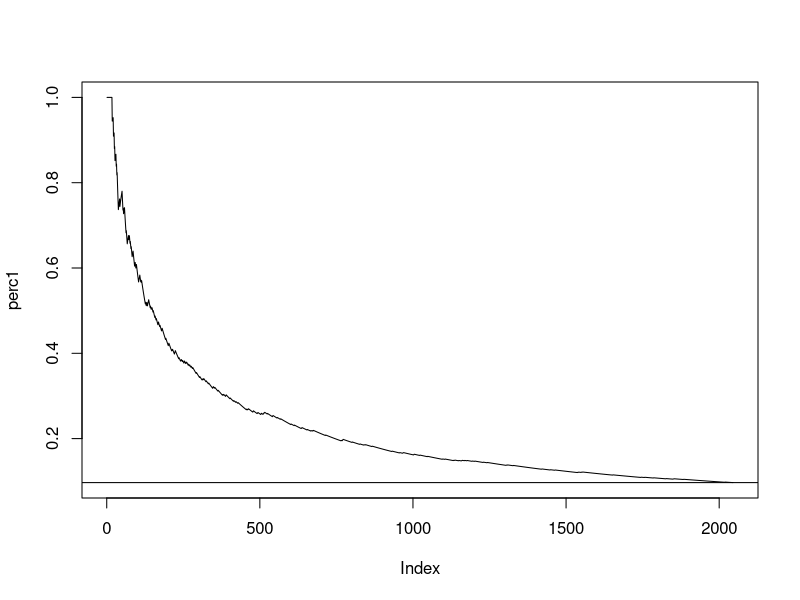
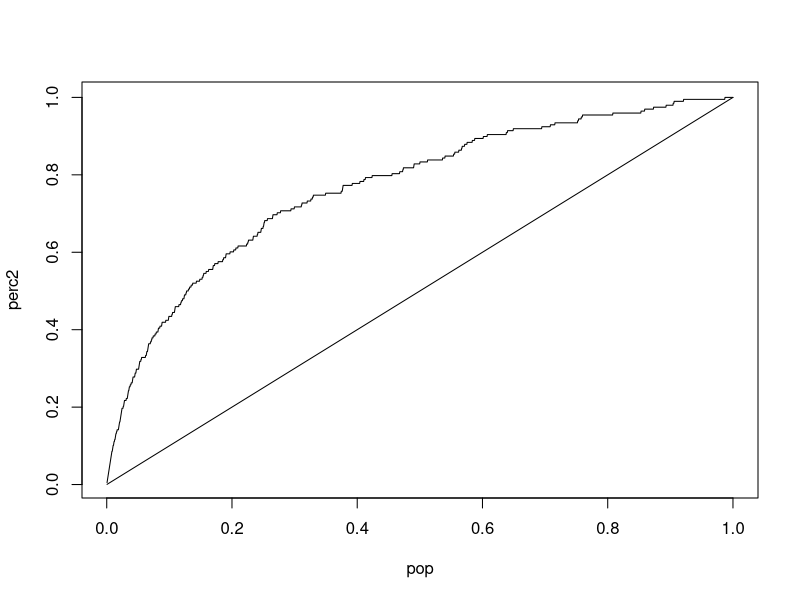

R code for these plots, in order:
# ch4

d<-read.csv("hmeq1.csv")		# read in dataset
(n<-nrow(d))				# get and display sample size
names(d)				# display names of d

set.seed(123)				# set random seed
r<-2/3
id<-sample(1:n,size=round(r*n),replace=F)
d1<-d[id,]				# training dataset
d2<-d[-id,]				# testing dataset

summary(glm(BAD~LOAN+MORTDUE+VALUE+YOJ+DEROG+DELINQ+CLAGE+NINQ+CLNO
	+DEBTINC,data=d1,binomial))	# apply glm, last option binomial means logistic reg.
readline("Hit <Return> to continue:")

summary(glm(BAD~LOAN+MORTDUE+YOJ+DEROG+DELINQ+CLAGE+NINQ+CLNO+DEBTINC,
	data=d1,binomial))		# fit the logistic reg. model without VALUE
readline("Hit <Return> to continue:")

summary(glm(BAD~YOJ+DEROG+DELINQ+CLAGE+NINQ+DEBTINC,data=d1,binomial))
lreg<-glm(BAD~YOJ+DEROG+DELINQ+CLAGE+NINQ+DEBTINC,data=d1,binomial)

pr<-lreg$fit>0.5			# pr=T if prob>0.5
table(pr,d1$BAD)			# classification table

(b<-lreg$coef)				# save and display the coefficient
names(d2)				# display names in d2

x<-cbind(1,d2[,c(7,8,9,10,11,13)])	# select the suitable columns from d2
b<-as.matrix(b)				# convert b into matrix
x<-as.matrix(x)				# convert x into matrix
prob<-exp(x%*%b)/(1+exp(x%*%b))		# compute pr using (4.3)
pr<-prob>0.5				# create label for prediction
table(pr,d2$BAD)
readline("Hit <Return> to continue:")

# using predict() function
pr<-predict(lreg,d2)			# use predict() on the testind data d2
prob<-exp(pr)/(1+exp(pr))		# compute pr using (4.3)
cl<-prob>0.5				# create label for prediction
table(cl,d2$BAD)
readline("Hit <Return> to continue:")

# Dummy variable in logistic regression

table(d1$DEROG)				# dist. of DEROG
table(d1$DELINQ)			# dist. of DELINQ
g1<-as.numeric(d1$DEROG>0)		# convert DEROG to binary var. g1
h1<-as.numeric(d1$DELINQ>0)		# convert DELINQ to binary var. h1

table(g1)				# dist. of g1
table(h1)				# dist. of h1

lreg<-glm(BAD~YOJ+CLAGE+NINQ+DEBTINC+g1+h1+g1*YOJ+g1*CLAGE+g1*NINQ+g1*DEBTINC
	+h1*YOJ+h1*CLAGE+h1*NINQ+h1*DEBTINC,data=d1,binomial)
summary(lreg)
readline("Hit <Return> to continue:")

lreg<-glm(BAD~CLAGE+NINQ+DEBTINC+g1+h1+h1*CLAGE+h1*DEBTINC,data=d1,binomial)
summary(lreg)

pr<-lreg$fit>0.5
table(pr,d1$BAD)
readline("Hit <Return> to continue:")

# lift chart

ysort<-d1$BAD[order(lreg$fit,decreasing=T)]	# sort y according to lreg$fit
n<-length(ysort)				# get length of ysort
perc1<-cumsum(ysort)/1:n			# compute cumulative percentage
plot(perc1,type="l")				# plot perc with line type
abline(h=sum(d1$BAD)/n)				# add the baseline
readline("Hit <Return> to continue:")


perc2<-cumsum(ysort)/sum(ysort)			# cum perc of success 
pop<-(1:n)/n					# x-coordinate
plot(pop,perc2,type="l")			# plot
lines(pop,pop)					# add the reference line
readline("Hit <Return> to continue:")


# stepwise
lreg<-glm(BAD~LOAN+MORTDUE+VALUE+YOJ+DEROG+DELINQ+CLAGE+NINQ+CLNO+DEBTINC,data=d1,binomial)
step(lreg)					# perform stepwise selection


# multinomial logit

d<-read.csv("iris.csv")				# read in data
names(d)					# display names

library(nnet)					# load nnet library
mnl<-multinom(Species~Sepal_len+Sepal_wid+Petal_len+Petal_wid,data=d)	# perform MNL
summary(mnl)					# display summary of MNL

pred<-predict(mnl)				# prediction
table(pred,d$Species)				# tabulate pred vs true species
